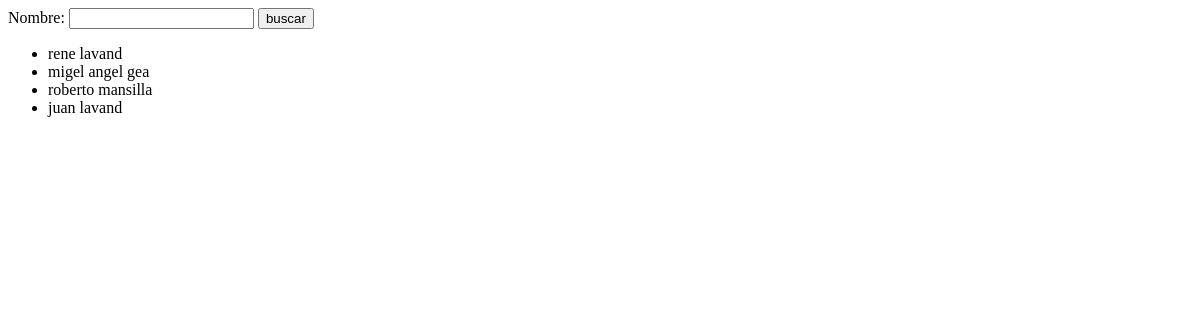
Before: /AppEntrega/listado-magos/ with the older database file.
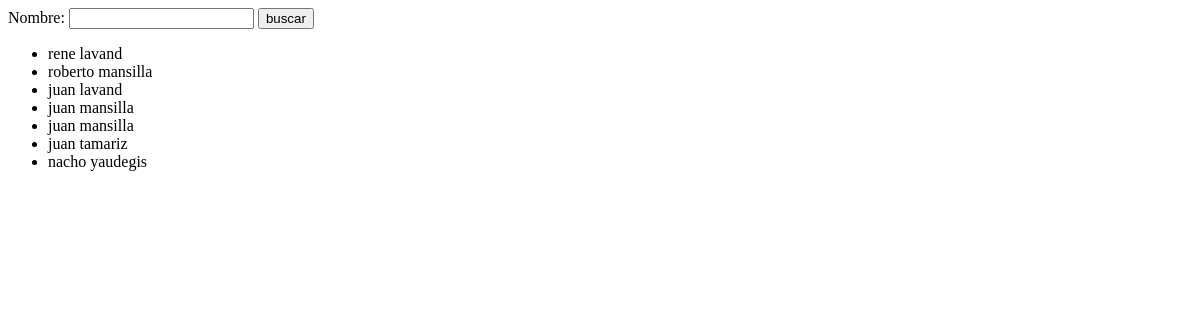
After: the same page with the newer database file.
### AppEntrega/models.py (models this page shows)
class Mago(models.Model):
    nombre= models.CharField(max_length=40)
    apellido= models.CharField(max_length=40)
    def __str__(self):
        return self.nombre + " " + self.apellido

### AppEntrega/views.py (the view)
def busqueda_magos(request):
    nombre_busqueda = request.GET.get('nombre')
    if nombre_busqueda:
         magos = Mago.objects.filter(nombre__icontains=nombre_busqueda)
    else:
        magos = Mago.objects.all()
    form = BusquedaMago()
    return render(request,'AppEntrega/listado-magos.html', {"listado_magos":magos, 'form': form})

### AppEntrega/forms.py
class BusquedaMago(forms.Form):
    nombre =  forms.CharField()

### AppEntrega/templates/AppEntrega/listado-magos.html (shortened to what this page needs)
<!DOCTYPE html>
<html lang="en">
<head>
</head>
<body>
    <form action="{% url 'listado-magos' %}" method="POST">
        {{ form }}
        <input type="submit" value="buscar">
    </form>
    <p>
        {% if listado_magos %}
        <ul>
            {% for mago in listado_magos %}
            <li>
                {{ mago }}
            </li>
            {% endfor %}
        </ul>
        {% else %}
            No se encontraron datos.
        {% endif %}
    </p>
</body>
</html>

Changed rows visible on the page:
removed Mago: nombre+apellido "migel angel gea"
added Mago: nombre+apellido "juan mansilla"
added Mago: nombre+apellido "juan mansilla"
added Mago: nombre+apellido "juan tamariz"
added Mago: nombre+apellido "nacho yaudegis"
